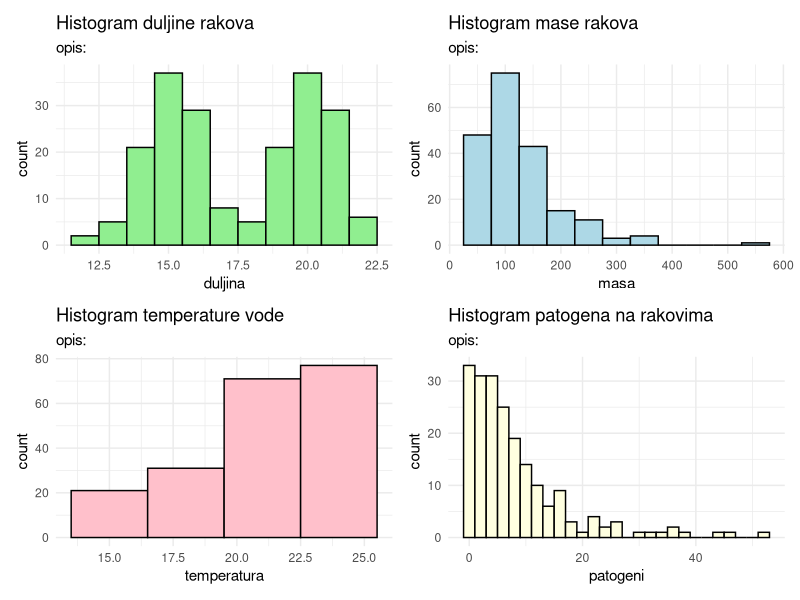
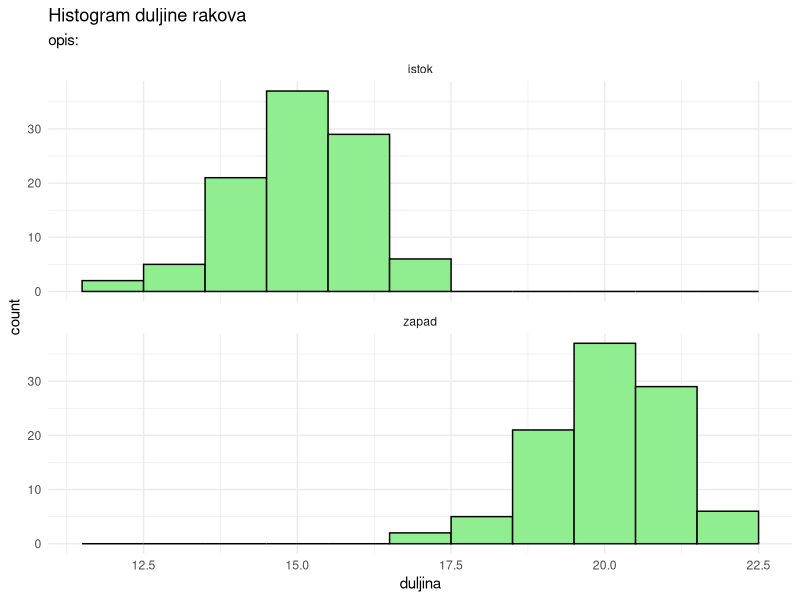
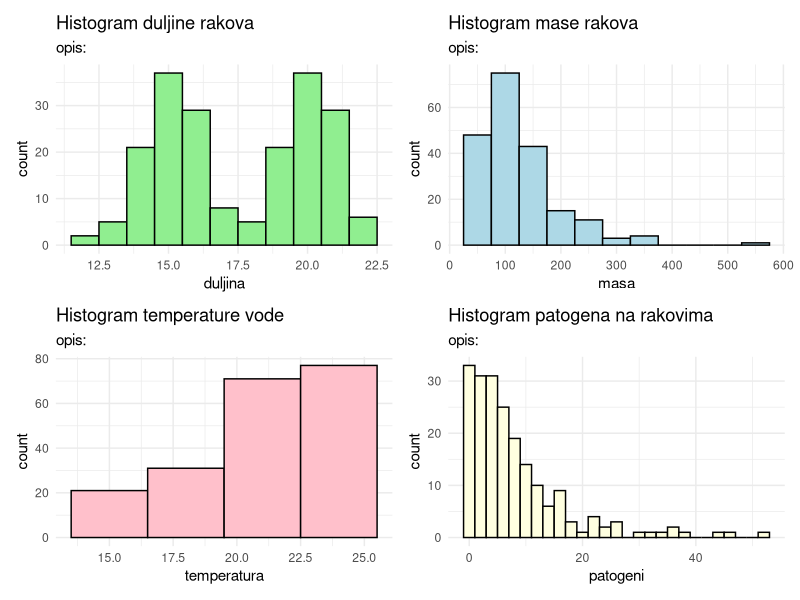

Here is the R script that generated these plots, in order: (Note: this script raises an error after producing the figures.)
# Analize podataka u biološkim istraživanjima - praktikum 2024
# Lucija Kanjer lucija.kanjer@biol.pmf.hr

###############################################################################

# 6. Deskriptivna statistka

# Uključene su sve korištene naredbe, ALI NEKE SU NEPOTPUNE ILI SADRŽE NAMJERNE POGREŠKE:
# Dovršite naredbe gdje je potrebno i dodajte komentare za sebe (koristite # za komentiranje)
#
# IZVRŠAVANJE NAREDBI: ctrl + Enter 
#
###############################################################################

# Instalacija i učitavanje potrebnih paketa
install.packages("") # nadopuni za nove pakete!

library(dplyr) # manipulacija tablicama
library(ggplot2) # crtanje grafova
library(patchwork) # spajanje više grafova u jedan plot
library(data.table) # statistika po postajama

# Postavljanje radnog direktorija
getwd()
setwd()

# Učitavanje seta podataka o rakovima u na postaji istok i zapad
rakovi <- read.csv("rakovi.csv", header = TRUE)

# Pregledajte set podataka!
str(rakovi)
head(rakovi)

# Histogrami - pregled distribucije kontinuiranih numeričkih varijabli
# Prvo cemo kreirati objekte, a onda ih ispisati sve na jednom plotu

histogram_duljina <- ggplot(rakovi, aes(x = duljina)) +
  geom_histogram(binwidth = 1, color = "black", fill = "lightgreen") + 
  labs(title = "Histogram duljine rakova", subtitle = "opis: ") +
  theme_minimal()

histogram_masa <- ggplot(rakovi, aes(x = masa)) +
  geom_histogram(binwidth = 50, color = "black", fill = "lightblue") + 
  labs(title = "Histogram mase rakova", subtitle = "opis: ") +
  theme_minimal()

histogram_temperatura <- ggplot(rakovi, aes(x = temperatura)) +
  geom_histogram(binwidth = 3, color = "black", fill = "pink") + 
  labs(title = "Histogram temperature vode", subtitle = "opis: ") +
  theme_minimal()

histogram_patogeni <- ggplot(rakovi, aes(x = patogeni)) +
  geom_histogram(binwidth = 2, color = "black", fill = "lightyellow") + 
  labs(title = "Histogram patogena na rakovima", subtitle = "opis: ") +
  theme_minimal()

# Spajanje 4 grafa u 1 pomoću paketa patchwork
(histogram_duljina + histogram_masa) / (histogram_temperatura + histogram_patogeni)

# Zadatak: Opisati izgled distrubucije - simetričnost, nagnutost - u subtitle!
# Spremite ovaj graf kao JPEG sliku!

histogrami <- (histogram_duljina + histogram_masa) / (histogram_temperatura + histogram_patogeni)

ggsave(filename = "rakovi_histogrami.jpg", # naziv JPG slike
       plot = histogrami, # koji objekt želimo eksportirati
       width = 8, height = 6, # dimenzije u inčima
       dpi = 300) # dots per inch

# Usporedba distribucije varijabli po postajama istok i zapad

# Crtamo isti histogram kao i ranije, ali koristimo facet_wrap za odvajanje po postajama
histogram_duljina_postaje <- ggplot(rakovi, aes(x = duljina)) +
  geom_histogram(binwidth = 1, color = "black", fill = "lightgreen") + 
  labs(title = "Histogram duljine rakova", subtitle = "opis: ") +
  facet_wrap(~ postaja, nrow = 2) + #odvaja histograme po grupirajucoj varijabli postaja
  theme_minimal()

print(histogram_duljina_postaje)

# Kako sad izgleda distrubucija? Opišite u subtitle!

# Napravite histograme usporedbe po postajama i za varijable masa, temperatura i patogeni!
# Opišite nove izgled distribucije u subtitle!

histogram_masa_postaje

histogram_temperatura_postaje

histogram_patogeni_postaje

# Deskriptina statistika

# Naredba summary() - pregled kvartila, medijana i aritmetičke sredine
summary(rakovi) # cijeli dataset
summary(rakovi$duljina) #samo jedna varijabla

# Simetrične i normalne distribucije
# Aritmetička sredina za duljinu
mean(rakovi$duljina)

# SD - Standardna devijacija za duljinu
sd(rakovi$duljina)

# SE - Standardna pogreška za duljinu (Standard Error)
sd(rakovi$duljina) / sqrt(length(rakovi$duljina))

# Asimetrične distribucije
# Medijan za masu
median(rakovi$masa)

# Interkvartilni range (IQR) za masu
IQR(rakovi$masa)

# Raspon (Range) za temperaturu
range(rakovi$masa)

# Deskriptivna statistika po grupirajućoj varijabli "postaja"

# Paket "data.table" - daje lijep tablični prikaz deskritipne statistike
# setDT() naredba preoblikuje dataset da ga mozemo koristiti s paketom data.table
setDT(rakovi)

# Kategoricku grupirajucu varijablu "postaja" moramo pretvoriti u faktor naredbom as.factor()
rakovi$postaja <- as.factor(rakovi$postaja)
str(rakovi$postaja)

# Summary - pregled kvartila, medijana i aritmetičke sredine
# za varijablu "duljina"
rakovi[, as.list(summary(duljina)), by = list(postaja)]

# Izmjenite gornju naredbu da umjesto summary prikazuje vrijednosti standarne devijacije!

# Sličnu tablicu možemo generirati pomoću "dplyr" objekta
# Podsjetimo se pipe operatora i vježbe "Rad s podacima"!
summary_duljina_postaje <- rakovi %>%
  group_by(postaja) %>%
  summarise(
    minimum = min(duljina),
    Q1 = quantile(duljina, 0.25),
    medijan = median(duljina),
    prosjek = mean(duljina),
    Q3 = quantile(duljina, 0.75),
    maximun = max(duljina),
    stdev = sd(duljina) 
  )

print(summary_duljina_postaje)

# Izvoz u tablicu
write.csv(summary_duljina_postaje, # naziv R objekta
          "summary_duljina_postaje.csv", # naziv nove CSV datoteke 
          row.names = FALSE, quote = FALSE) # postavke

# Grafički prikazi deskriptivne statistike

# Stupičasti dijagram: duljina (aritmetička sredina i standardna devijacija)
barplot_duljina <- ggplot(summary_duljina_postaje, aes(x = postaja, y = prosjek)) +
  geom_bar(stat = "identity", fill = "skyblue", color = "black") +
  geom_errorbar(aes(ymin = prosjek - stdev, ymax = prosjek + stdev), width = 0.2) +
  labs(x = "", y = "prosječna duljina (cm)") +
  theme_minimal()

print(barplot_duljina)

# Boxplot usporedbe: masa, temperatura i patogeni između postaja zapad i istok
boxplot_masa <- ggplot(rakovi, aes(x = postaja, y = masa, fill = postaja)) +
  geom_boxplot() +
  theme_minimal() +
  labs(x = "", y = "Masa (g)")

boxplot_temperatura <- ggplot(rakovi, aes(x = postaja, y = temperatura, fill = postaja)) +
  geom_boxplot() +
  theme_minimal() +
  labs(x = "", y = "Temperatura (°C)")

boxplot_patogeni <- ggplot(rakovi, aes(x = postaja, y = patogeni, fill = postaja)) +
  geom_boxplot() +
  theme_minimal() +
  labs(x = "", y = "Patogeni")

# Prikaz svih plotova na jednom plotu
(barplot_duljina + boxplot_masa) / (boxplot_temperatura + boxplot_patogeni)

# Zadatak

# U setu podataka o pingvinima ("pingvini.xlsx") napravite usporedbu mase pingvina po vrstama!

# Napravite novu mapu naziva "samostalni_zadatak" i postavite ju kao radni direktorij.
# Učitajte tablicu u radno okruženje.
# Napravite tablicu da sadrži samo podatke o vrsti i masi pingvina.
# Grafički prikažite broj pingvina svake vrste. Koristite odgovarjući graf za kategoričku varijable.
# Napravite histogram za masu pingvina svake vrste.
# Opišite kako izgleda distribucija podataka o masi s obzirom na simetričnost i nagnutost.
# Ispitajte je li distribucija normalna koristeći Q-Q plot i Shapiro-Wilk test.
# Izračunajte deskriptivnu statistiku (summary) za masu svake vrste pingvina.
# Izračunajte aritmetičku standardnu devijaciju i standardnu pogrešku.
# S obzirom izgled distribucije, je li bolje kosristiti aritmetičku sredinu ili medijan za prikaz centralne tendencije?
# Grafički usporedite mase između vrsta (npr. boxplot).
# Komentirajte usporedbu deskriptive statistike mase između vrsta.






